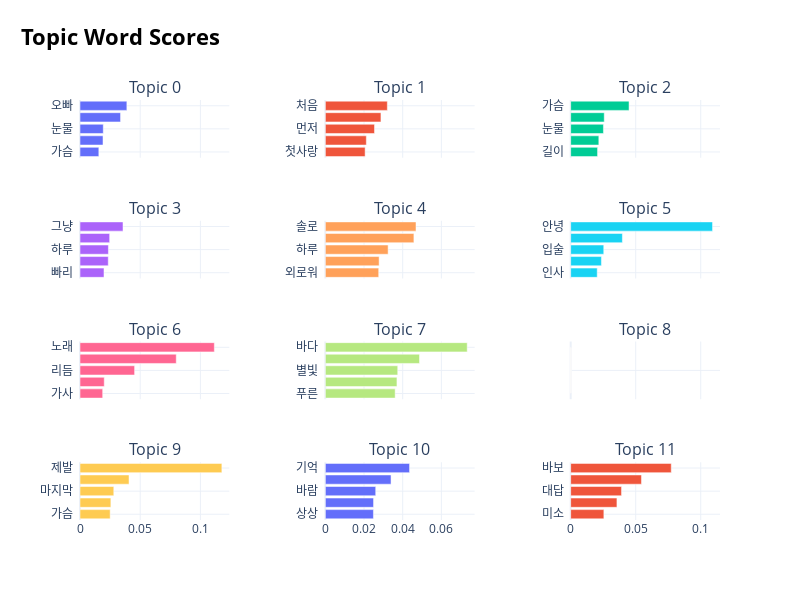

This figure's notebook cell:
### Code cell
kpop_kr_topic_model.visualize_barchart(top_n_topics=12, n_words=5)

### Figure 1 — Plotly figure (JSON) as saved in the notebook; plotly's stock layout.template omitted (floating-point values rounded to 4 significant figures)
{"data": [{"orientation": "h", "type": "bar", "x": [0.01564, 0.01911, 0.01933, 0.03367, 0.03892], "xaxis": "x", "y": ["가슴  ", "마지막  ", "눈물  ", "바보  ", "오빠  "], "yaxis": "y"}, {"orientation": "h", "type": "bar", "x": [0.02058, 0.0212, 0.02542, 0.02875, 0.03206], "xaxis": "x2", "y": ["첫사랑  ", "처음처럼  ", "먼저  ", "친구  ", "처음  "], "yaxis": "y2"}, {"orientation": "h", "type": "bar", "x": [0.02068, 0.02165, 0.02519, 0.02581, 0.04487], "xaxis": "x3", "y": ["길이  ", "심장  ", "눈물  ", "마음  ", "가슴  "], "yaxis": "y3"}, {"orientation": "h", "type": "bar", "x": [0.01993, 0.02347, 0.0236, 0.02462, 0.03573], "xaxis": "x4", "y": ["빠리  ", "안녕  ", "하루  ", "자꾸  ", "그냥  "], "yaxis": "y4"}, {"orientation": "h", "type": "bar", "x": [0.02759, 0.02781, 0.03247, 0.0458, 0.04688], "xaxis": "x5", "y": ["외로워  ", "외로움  ", "하루  ", "매일  ", "솔로  "], "yaxis": "y5"}, {"orientation": "h", "type": "bar", "x": [0.02042, 0.02365, 0.02544, 0.03976, 0.1091], "xaxis": "x6", "y": ["인사  ", "만세  ", "입술  ", "세상  ", "안녕  "], "yaxis": "y6"}, {"orientation": "h", "type": "bar", "x": [0.01884, 0.02014, 0.04535, 0.07994, 0.1116], "xaxis": "x7", "y": ["가사  ", "힙합  ", "리듬  ", "음악  ", "노래  "], "yaxis": "y7"}, {"orientation": "h", "type": "bar", "x": [0.0361, 0.03702, 0.03744, 0.04869, 0.07335], "xaxis": "x8", "y": ["푸른  ", "달이  ", "별빛  ", "하늘  ", "바다  "], "yaxis": "y8"}, {"orientation": "h", "type": "bar", "x": [1e-05, 1e-05, 1e-05, 1e-05, 1e-05], "xaxis": "x9", "y": ["  ", "  ", "  ", "  ", "  "], "yaxis": "y9"}, {"orientation": "h", "type": "bar", "x": [0.02506, 0.02563, 0.02807, 0.04072, 0.1178], "xaxis": "x10", "y": ["가슴  ", "기억  ", "마지막  ", "눈물  ", "제발  "], "yaxis": "y10"}, {"orientation": "h", "type": "bar", "x": [0.02487, 0.02493, 0.02605, 0.03397, 0.04354], "xaxis": "x11", "y": ["상상  ", "하늘  ", "바람  ", "향기  ", "기억  "], "yaxis": "y11"}, {"orientation": "h", "type": "bar", "x": [0.02553, 0.03557, 0.03911, 0.05443, 0.07734], "xaxis": "x12", "y": ["미소  ", "번만  ", "대답  ", "웃음  ", "바보  "], "yaxis": "y12"}], "layout": {"annotations": [{"font": {"size": 16}, "showarrow": false, "text": "Topic 0", "x": 0.1167, "xanchor": "center", "xref": "paper", "y": 1, "yanchor": "bottom", "yref": "paper"}, {"font": {"size": 16}, "showarrow": false, "text": "Topic 1", "x": 0.5, "xanchor": "center", "xref": "paper", "y": 1, "yanchor": "bottom", "yref": "paper"}, {"font": {"size": 16}, "showarrow": false, "text": "Topic 2", "x": 0.8833, "xanchor": "center", "xref": "paper", "y": 1, "yanchor": "bottom", "yref": "paper"}, {"font": {"size": 16}, "showarrow": false, "text": "Topic 3", "x": 0.1167, "xanchor": "center", "xref": "paper", "y": 0.7125, "yanchor": "bottom", "yref": "paper"}, {"font": {"size": 16}, "showarrow": false, "text": "Topic 4", "x": 0.5, "xanchor": "center", "xref": "paper", "y": 0.7125, "yanchor": "bottom", "yref": "paper"}, {"font": {"size": 16}, "showarrow": false, "text": "Topic 5", "x": 0.8833, "xanchor": "center", "xref": "paper", "y": 0.7125, "yanchor": "bottom", "yref": "paper"}, {"font": {"size": 16}, "showarrow": false, "text": "Topic 6", "x": 0.1167, "xanchor": "center", "xref": "paper", "y": 0.425, "yanchor": "bottom", "yref": "paper"}, {"font": {"size": 16}, "showarrow": false, "text": "Topic 7", "x": 0.5, "xanchor": "center", "xref": "paper", "y": 0.425, "yanchor": "bottom", "yref": "paper"}, {"font": {"size": 16}, "showarrow": false, "text": "Topic 8", "x": 0.8833, "xanchor": "center", "xref": "paper", "y": 0.425, "yanchor": "bottom", "yref": "paper"}, {"font": {"size": 16}, "showarrow": false, "text": "Topic 9", "x": 0.1167, "xanchor": "center", "xref": "paper", "y": 0.1375, "yanchor": "bottom", "yref": "paper"}, {"font": {"size": 16}, "showarrow": false, "text": "Topic 10", "x": 0.5, "xanchor": "center", "xref": "paper", "y": 0.1375, "yanchor": "bottom", "yref": "paper"}, {"font": {"size": 16}, "showarrow": false, "text": "Topic 11", "x": 0.8833, "xanchor": "center", "xref": "paper", "y": 0.1375, "yanchor": "bottom", "yref": "paper"}], "height": 600, "hoverlabel": {"bgcolor": "white", "font": {"family": "Rockwell", "size": 16}}, "showlegend": false, "title": {"font": {"color": "Black", "size": 22}, "text": "<b>Topic Word Scores", "x": 0.15, "xanchor": "center", "y": 0.95, "yanchor": "top"}, "width": 800, "xaxis": {"anchor": "y", "domain": [0, 0.2333], "matches": "x10", "showgrid": true, "showticklabels": false}, "xaxis10": {"anchor": "y10", "domain": [0, 0.2333], "showgrid": true}, "xaxis11": {"anchor": "y11", "domain": [0.3833, 0.6167], "showgrid": true}, "xaxis12": {"anchor": "y12", "domain": [0.7667, 1.0], "showgrid": true}, "xaxis2": {"anchor": "y2", "domain": [0.3833, 0.6167], "matches": "x11", "showgrid": true, "showticklabels": false}, "xaxis3": {"anchor": "y3", "domain": [0.7667, 1.0], "matches": "x12", "showgrid": true, "showticklabels": false}, "xaxis4": {"anchor": "y4", "domain": [0, 0.2333], "matches": "x10", "showgrid": true, "showticklabels": false}, "xaxis5": {"anchor": "y5", "domain": [0.3833, 0.6167], "matches": "x11", "showgrid": true, "showticklabels": false}, "xaxis6": {"anchor": "y6", "domain": [0.7667, 1.0], "matches": "x12", "showgrid": true, "showticklabels": false}, "xaxis7": {"anchor": "y7", "domain": [0, 0.2333], "matches": "x10", "showgrid": true, "showticklabels": false}, "xaxis8": {"anchor": "y8", "domain": [0.3833, 0.6167], "matches": "x11", "showgrid": true, "showticklabels": false}, "xaxis9": {"anchor": "y9", "domain": [0.7667, 1.0], "matches": "x12", "showgrid": true, "showticklabels": false}, "yaxis": {"anchor": "x", "domain": [0.8625, 1], "showgrid": true}, "yaxis10": {"anchor": "x10", "domain": [0, 0.1375], "showgrid": true}, "yaxis11": {"anchor": "x11", "domain": [0, 0.1375], "showgrid": true}, "yaxis12": {"anchor": "x12", "domain": [0, 0.1375], "showgrid": true}, "yaxis2": {"anchor": "x2", "domain": [0.8625, 1], "showgrid": true}, "yaxis3": {"anchor": "x3", "domain": [0.8625, 1], "showgrid": true}, "yaxis4": {"anchor": "x4", "domain": [0.575, 0.7125], "showgrid": true}, "yaxis5": {"anchor": "x5", "domain": [0.575, 0.7125], "showgrid": true}, "yaxis6": {"anchor": "x6", "domain": [0.575, 0.7125], "showgrid": true}, "yaxis7": {"anchor": "x7", "domain": [0.2875, 0.425], "showgrid": true}, "yaxis8": {"anchor": "x8", "domain": [0.2875, 0.425], "showgrid": true}, "yaxis9": {"anchor": "x9", "domain": [0.2875, 0.425], "showgrid": true}}}
